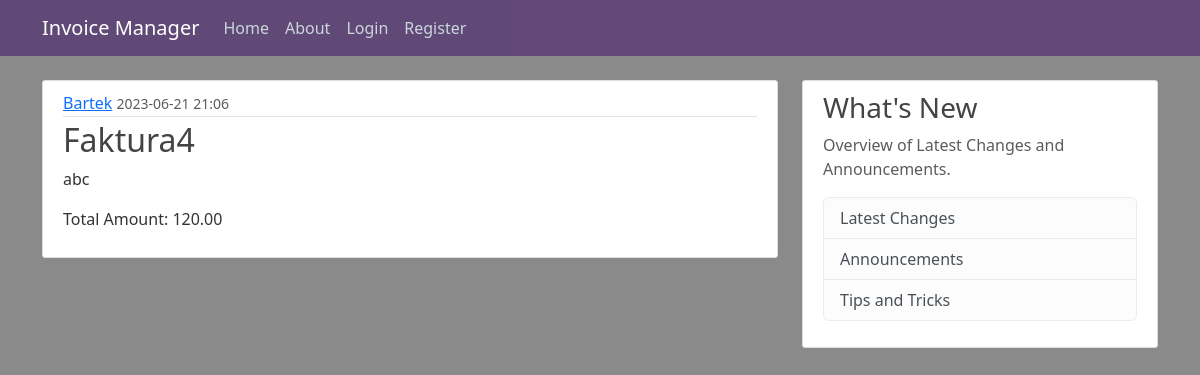
Screenshot of /invoice/4 with the database file from the repository.
### application/models.py (models this page shows, shortened)
class User(db.Model, UserMixin):
    id = db.Column(db.Integer, primary_key = True)
    username = db.Column(db.String(25), unique = True, nullable = False)
    email = db.Column(db.String(125), unique = True, nullable = False)
    image_file = db.Column(db.String(25), nullable = False, default = 'default.jpg')
    password = db.Column(db.String(60), nullable = False)
    invoices = db.relationship('Invoice', backref='author', lazy=True)

class Invoice(db.Model):
    id = db.Column(db.Integer, primary_key = True)
    name = db.Column(db.String(100), nullable = False)
    content = db.Column(db.Text, nullable = False)
    amount = db.Column(db.Numeric(10,2), nullable = False)
    date_posted = db.Column(db.DateTime, nullable = False, default = datetime.utcnow)
    user_id = db.Column(db.Integer, db.ForeignKey('user.id'), nullable = False)
    entries = db.relationship('Entry', backref='invoice', lazy=True)

### application/routes.py (the view)
@app.route('/invoice/<int:invoice_id>')
def invoice(invoice_id):
    invoice = Invoice.query.get_or_404(invoice_id)
    return render_template('invoice.html', title=invoice.name, invoice=invoice)

### application/templates/invoice.html (shortened to what this page needs)
{% extends "layout.html" %}
{% block content %}
    <article class="media content-section">
        <div class="media-body">
            <div class="article-metadata">
                <a class="mr-2" href="#">{{ invoice.author.username }}</a>
                <small class="text-muted">{{ invoice.date_posted.strftime('%Y-%m-%d %H:%M') }}</small>
            </div>
            <h2 class="article-title">{{ invoice.name }}</h2>
            <p class="article-content">{{ invoice.content }}</p>
            <p class="article-content">Total Amount: {{ invoice.amount }}</p>
        </div>
    </article>
{% endblock content %}

### application/static/main.css (style rules this page uses)
body { background: #8b8a8a; color: #333333; margin-top: 5rem; }
h1, h2, h3, h4, h5, h6 { color: #444444; }
.content-section { background: #ffffff; padding: 10px 20px; border: 1px solid #dddddd; border-radius: 3px; margin-bottom: 20px; }
.article-title { color: #444444; }
.article-content { white-space: pre-line; }
.article-metadata { padding-bottom: 1px; margin-bottom: 4px; border-bottom: 1px solid #e3e3e3 }

### rows the page displays
User: author.username "Bartek"
Invoice: date_posted "2023-06-21 21:06", name "Faktura4", content "abc", amount "120.00"
